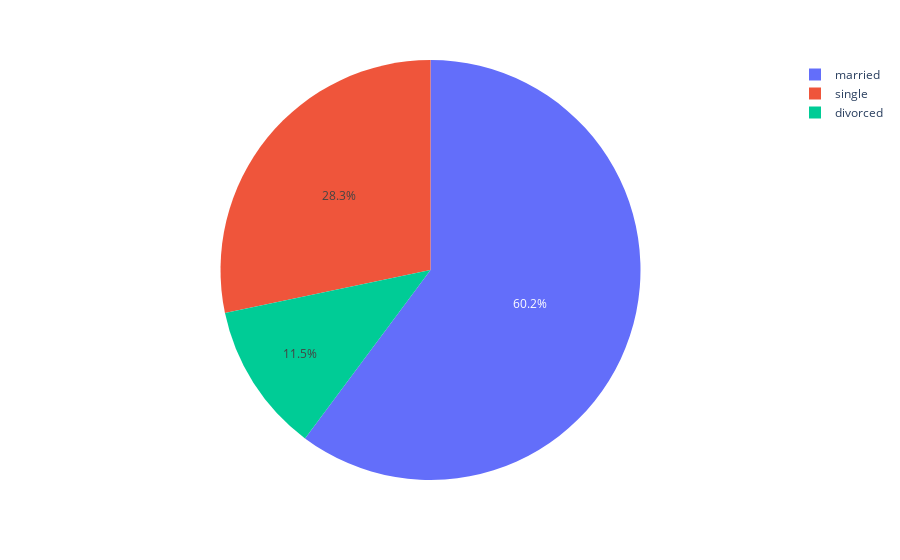

The cell this chart's notebook holds for it:
### Code cell
px.pie(data_frame=df['marital'].value_counts(),names=df['marital'].value_counts().index,values=df['marital'].value_counts())

### Figure 1 — Plotly figure (JSON) as saved in the notebook; plotly's stock layout.template omitted (floating-point values rounded to 4 significant figures)
{"data": [{"domain": {"x": [0, 1], "y": [0, 1]}, "hovertemplate": "label=%{label}<br>count=%{value}<extra></extra>", "labels": ["married", "single", "divorced"], "legendgroup": "", "name": "", "showlegend": true, "type": "pie", "values": [27214, 12790, 5207]}], "layout": {"legend": {"tracegroupgap": 0}, "margin": {"t": 60}}}
